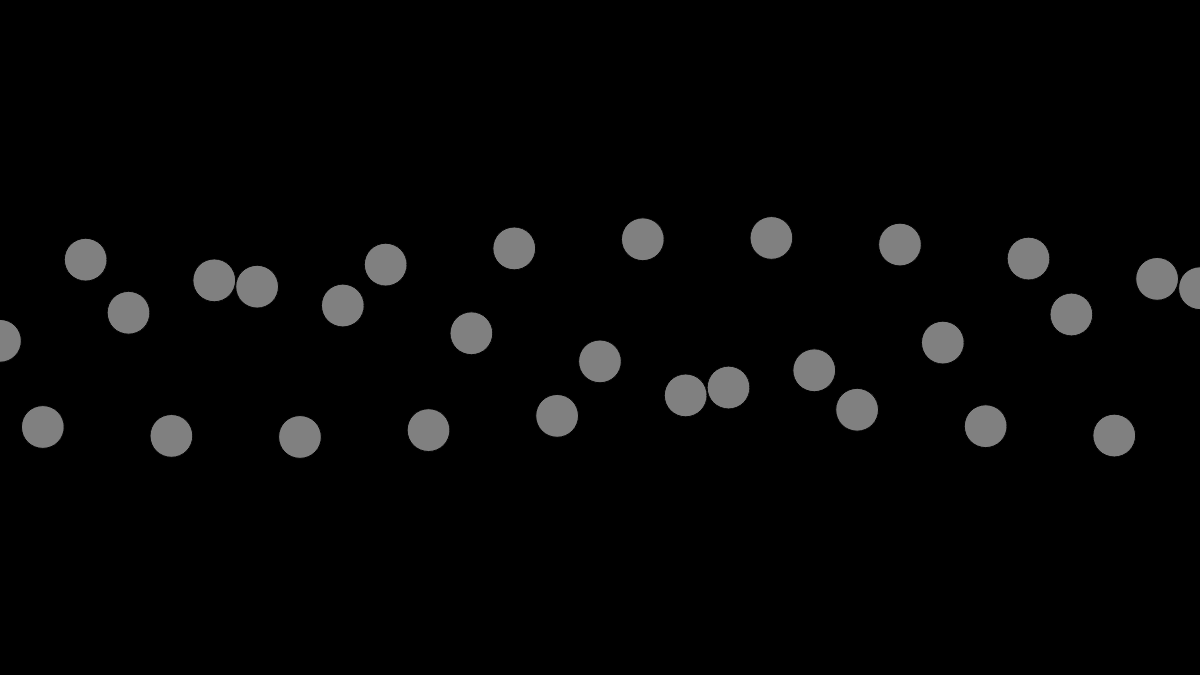
Frame 1 (no input)
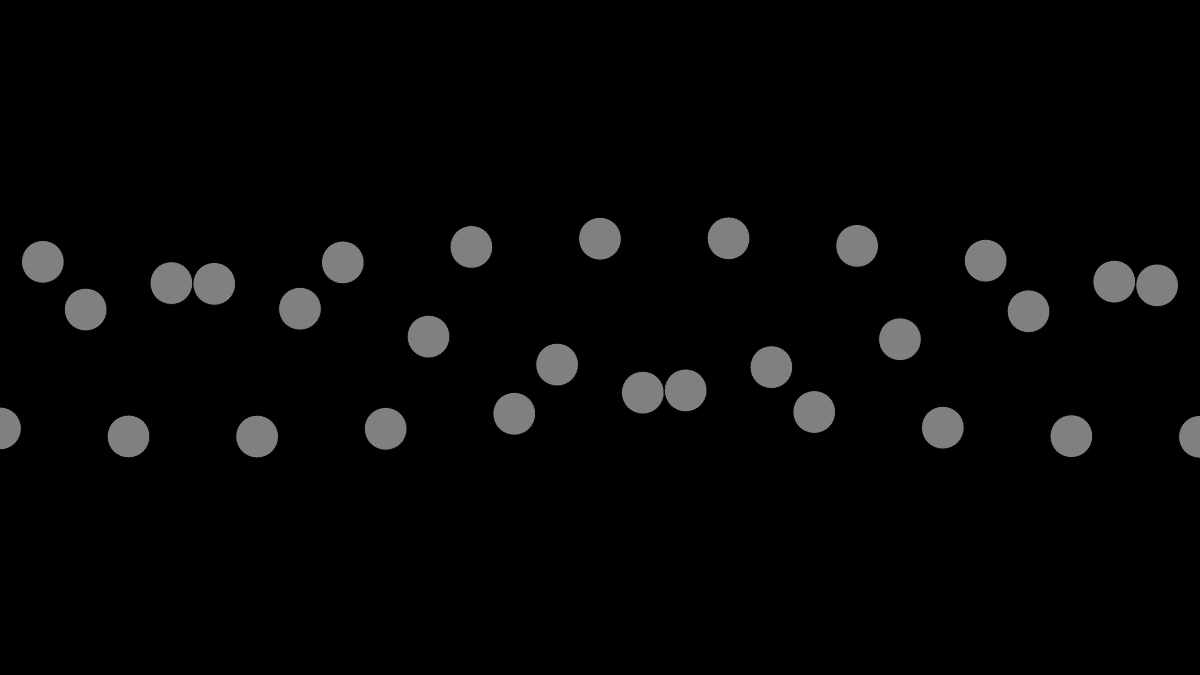
Frame 60 (no input)
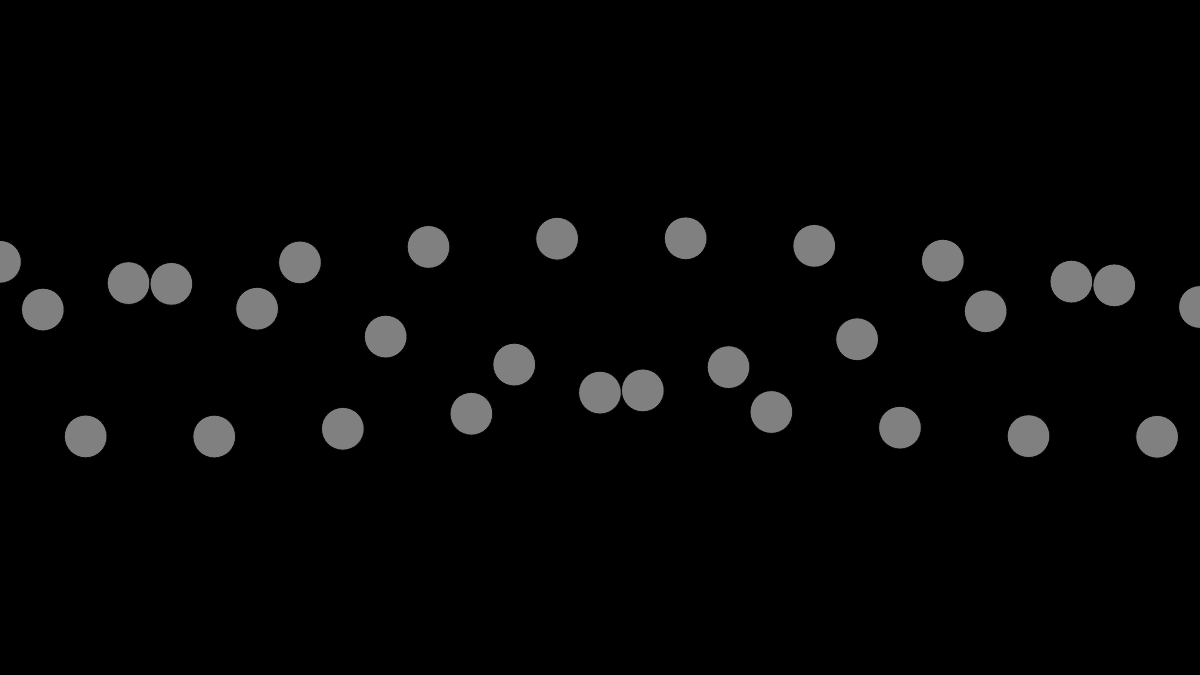
Frame 120 (the mouse pressed at the canvas centre since frame 60)

The p5.js sketch that drew these frames (run headless with seeded random() and noise() and a simulated clock; from frame 60 on, the mouse is pressed at the canvas centre):

// p5.js sketch
// ── sketch.js
let aspect_ratio = 16/9

let circle_num = 28

let circle_size


function setup()
{
	width = window.innerWidth; 
	height = width/aspect_ratio


	circle_size = width/circle_num




    createCanvas(width, height)
    colorMode(RGB, 1)
    background(0)

}



function draw()
{
    background(0)

    fill(1, 0.5)

    for (let i=0; i< circle_size; i+=1)
    {
    	let sin_y = 100*sin((frameCount/60+i)*2)

        ellipse(circle_size*i, height/2 + sin_y, circle_size, circle_size)
    }



    if (frameCount%60==0) print(100*sin(frameCount/30))

}
